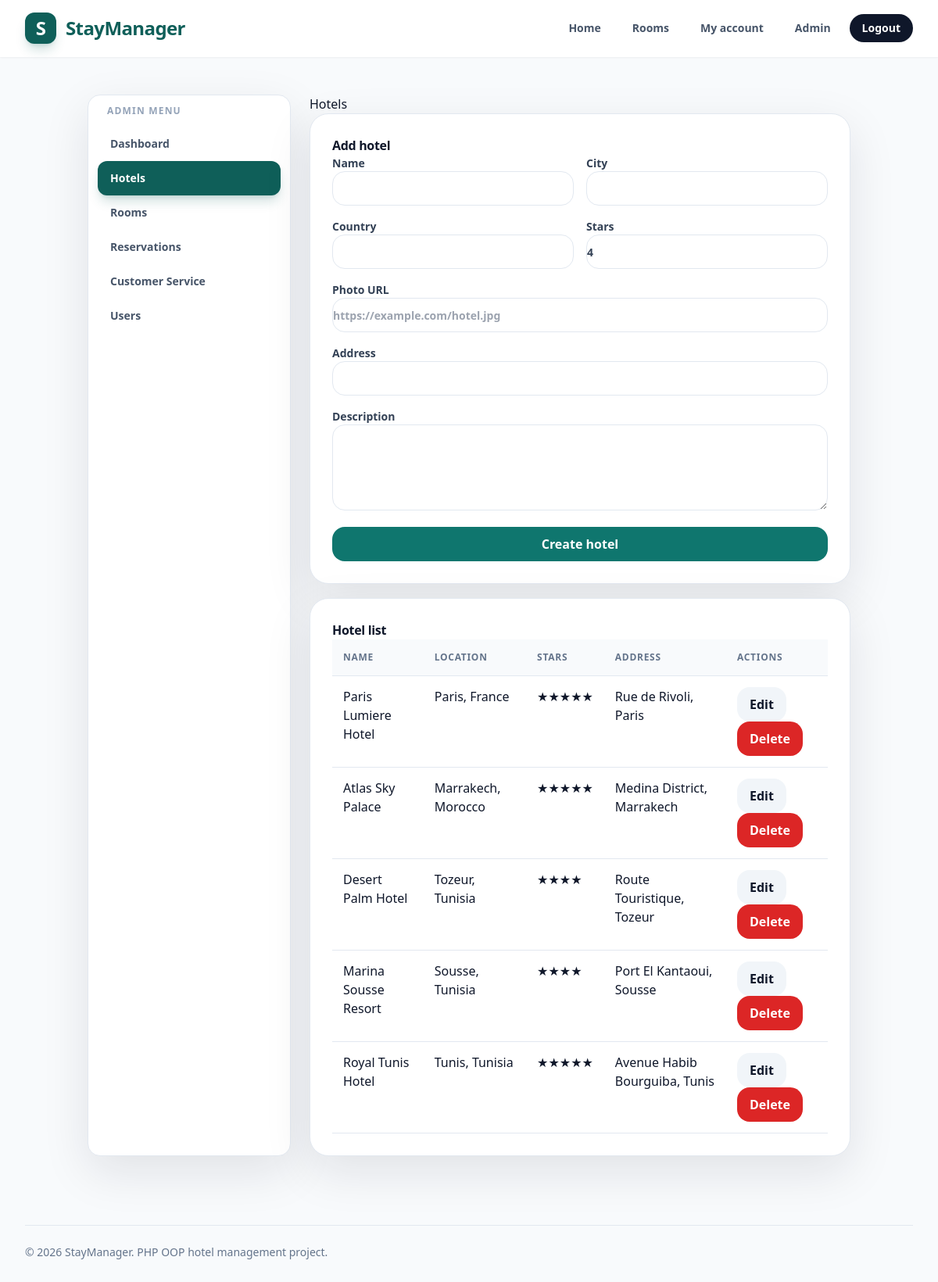
The app's page /admin/hotels.php (signed in) with its own data.
### tables this page shows
CREATE TABLE hotels (
    id INT AUTO_INCREMENT PRIMARY KEY,
    name VARCHAR(150) NOT NULL,
    city VARCHAR(100) NOT NULL,
    country VARCHAR(100) NOT NULL DEFAULT 'Tunisia',
    stars TINYINT NOT NULL DEFAULT 4,
    photo_url VARCHAR(500) NULL,
    address VARCHAR(255) NOT NULL,
    description TEXT NOT NULL,
    created_at TIMESTAMP DEFAULT CURRENT_TIMESTAMP
);

### app/Core/helpers.php (called while the page is built, shortened)
<?php
function basePath(): string
{
    $scriptName = str_replace('\\', '/', $_SERVER['SCRIPT_NAME'] ?? '');
    $publicPosition = strpos($scriptName, '/public/');
    return '';
}
function url(string $path = ''): string
{
    $path = '/' . ltrim($path, '/');
    return basePath() . ($path === '/' ? '' : $path);
}
function e(?string $value): string
{
    return htmlspecialchars($value ?? '', ENT_QUOTES, 'UTF-8');
}

### app/Models/Hotel.php (called while the page is built, shortened)
<?php
class Hotel
{
    public function all(): array
    {
        return $this->db->query('SELECT * FROM hotels ORDER BY id DESC')->fetchAll();
    }
}

### public/admin/hotels.php (the view, shortened to what this page needs)
<?php
require_once __DIR__ . '/../../app/bootstrap.php';
$hotelModel = new Hotel($db);
$editHotel = null;
$hotels = $hotelModel->all();
require_once __DIR__ . '/../includes/header.php';
?>
<main class="container admin-layout">
    <?php require_once __DIR__ . '/includes/sidebar.php'; ?>
    <section>
        <h1>Hotels</h1>
        <section class="card">
            <h2><?= $editHotel ? 'Edit hotel' : 'Add hotel' ?></h2>
            <form class="form" method="post">
                <div class="form-row">
                    <label>Name <input type="text" name="name" value="<?= e($editHotel['name'] ?? '') ?>" required></label>
                    <label>City <input type="text" name="city" value="<?= e($editHotel['city'] ?? '') ?>" required></label>
                    <label>Country <input type="text" name="country" value="<?= e($editHotel['country'] ?? '') ?>" required></label>
                    <label>Stars <input type="number" name="stars" min="1" max="5" value="<?= e((string) ($editHotel['stars'] ?? 4)) ?>" required></label>
                </div>
                <label>Photo URL <input type="url" name="photo_url" value="<?= e($editHotel['photo_url'] ?? '') ?>" placeholder="https://example.com/hotel.jpg"></label>
                <label>Address <input type="text" name="address" value="<?= e($editHotel['address'] ?? '') ?>" required></label>
                <label>Description <textarea name="description" required><?= e($editHotel['description'] ?? '') ?></textarea></label>
                <button class="btn" type="submit"><?= $editHotel ? 'Update hotel' : 'Create hotel' ?></button>
            </form>
        </section>
        <section class="card" style="margin-top: 18px;">
            <h2>Hotel list</h2>
            <div class="table-wrap">
                <table>
                    <thead><tr><th>Name</th><th>Location</th><th>Stars</th><th>Address</th><th>Actions</th></tr></thead>
                    <tbody>
                        <?php foreach ($hotels as $hotel): ?>
                            <tr>
                                <td><?= e($hotel['name']) ?></td>
                                <td><?= e($hotel['city']) ?>, <?= e($hotel['country']) ?></td>
                                <td><?= str_repeat('★', (int) ($hotel['stars'] ?? 0)) ?></td>
                                <td><?= e($hotel['address']) ?></td>
                                <td>
                                    <a class="btn secondary" href="<?= e(url('/admin/hotels.php?edit=' . (int) $hotel['id'])) ?>">Edit</a>
                                    <form class="inline-form" method="post">
                                        <button class="btn danger" type="submit">Delete</button>
                                    </form>
                                </td>
                            </tr>
                        <?php endforeach; ?>
                    </tbody>
                </table>
            </div>
        </section>
    </section>
</main>
<?php require_once __DIR__ . '/../includes/footer.php'; ?>

### public/assets/css/style.css (style rules this page uses)
:root { --brand: #0f766e; --brand-dark: #123735; --border: #e2e8f0; --text: #0f172a; --muted: #64748b; }
a { color: inherit; text-decoration: none; }
.container { margin: 0 auto; max-width: 1280px; padding: 48px 24px; }
.admin-layout { display: grid; gap: 24px; grid-template-columns: 260px minmax(0, 1fr); }
.card { background: #fff; border: 1px solid var(--border); border-radius: 24px; box-shadow: 0 20px 60px rgba(15, 23, 42, 0.10); padding: 28px; }
.card h1, .card h2, .card h3 { color: var(--text); font-weight: 900; letter-spacing: -0.02em; margin-top: 0; }
.btn { align-items: center; background: var(--brand); border: 0; border-radius: 16px; color: #fff; cursor: pointer; display: inline-flex; font-weight: 900; justify-content: center; min-height: 44px; padding: 10px 16px; transition: 0.2s ease; }
.btn.secondary { background: #f1f5f9; color: var(--text); }
.btn.danger { background: #dc2626; }
.form { display: grid; gap: 16px; }
.form-row { display: grid; gap: 16px; grid-template-columns: repeat(auto-fit, minmax(220px, 1fr)); }
label { color: #334155; font-size: 14px; font-weight: 800; }
input, select, textarea { background: #fff; border: 1px solid var(--border); border-radius: 16px; color: var(--text); font: inherit; margin-top: 6px; min-height: 44px; outline: none; padding: 10px 14px; transition: 0.2s ease; width: 100%; }
textarea { min-height: 110px; resize: vertical; }
.table-wrap { overflow-x: auto; }
table { border-collapse: collapse; width: 100%; }
th, td { border-bottom: 1px solid var(--border); padding: 14px; text-align: left; vertical-align: top; }
th { background: #f8fafc; color: #64748b; font-size: 12px; font-weight: 900; letter-spacing: 0.06em; text-transform: uppercase; }
.inline-form { display: inline; }

### records on screen
hotels: name "Paris Lumiere Hotel", city "Paris", country "France", stars "★★★★★", address "Rue de Rivoli, Paris"
hotels: name "Atlas Sky Palace", city "Marrakech", country "Morocco", stars "★★★★★", address "Medina District, Marrakech"
hotels: name "Desert Palm Hotel", city "Tozeur", country "Tunisia", stars "★★★★", address "Route Touristique, Tozeur"
hotels: name "Marina Sousse Resort", city "Sousse", country "Tunisia", stars "★★★★", address "Port El Kantaoui, Sousse"
hotels: name "Royal Tunis Hotel", city "Tunis", country "Tunisia", stars "★★★★★", address "Avenue Habib Bourguiba, Tunis"
